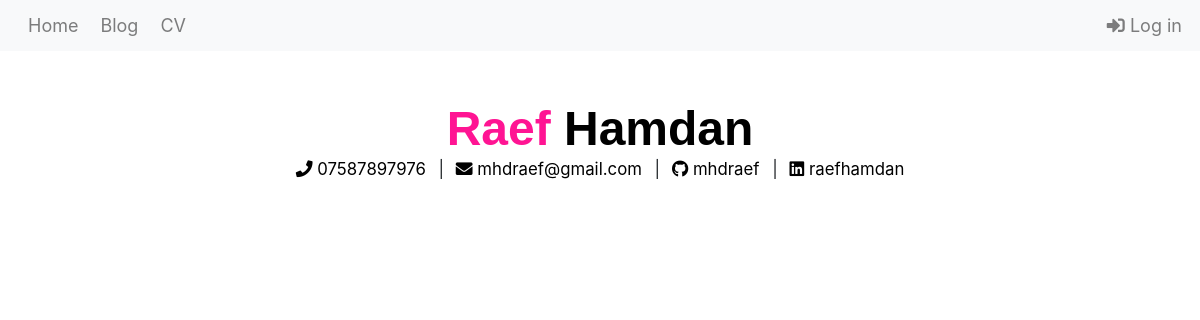
The app's page /cv, older data.
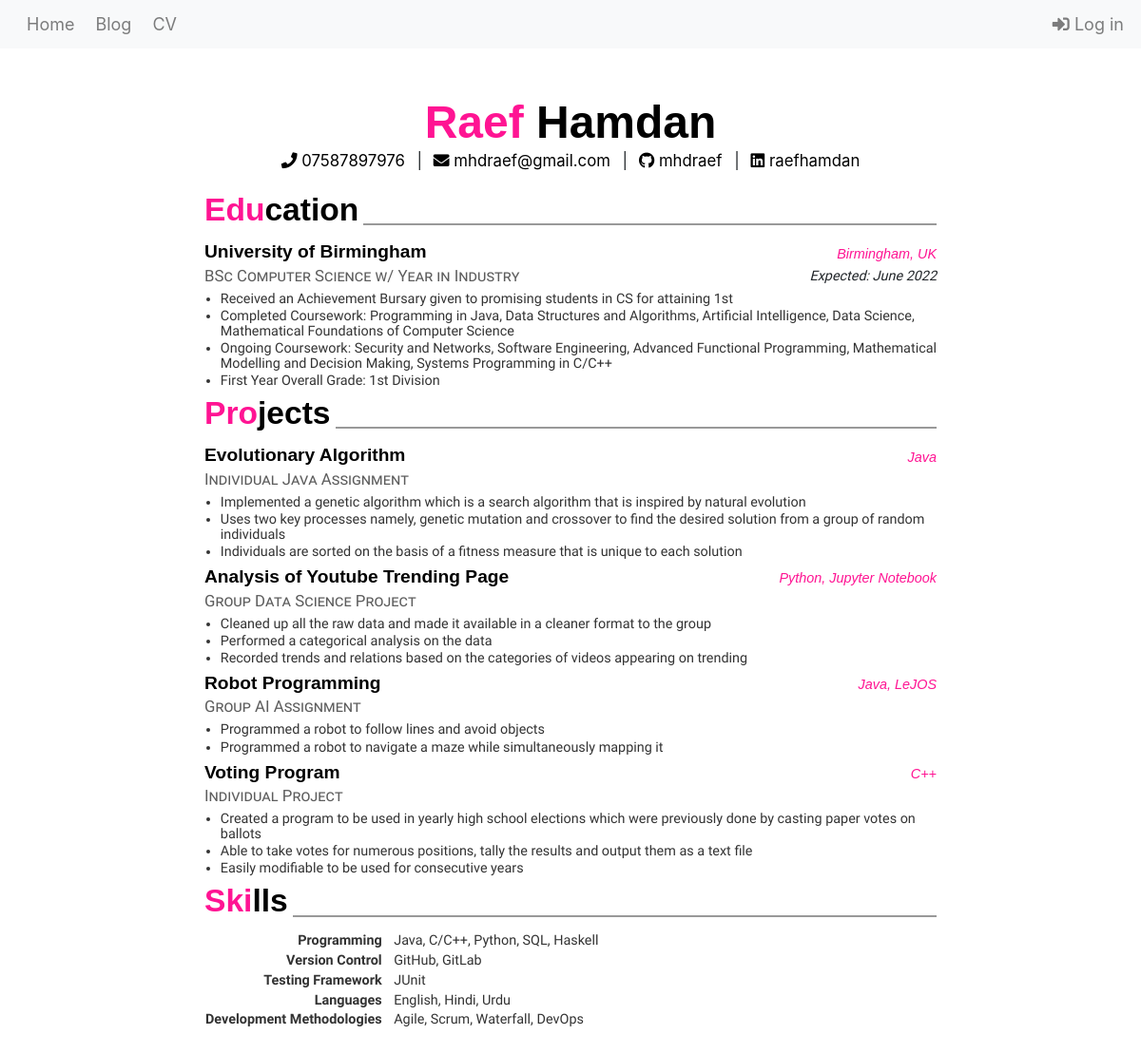
The same page, newer data.
### cv/models.py (models this page shows)
class Education(models.Model):
    university = models.CharField(max_length=200)
    course = models.CharField(max_length=200)
    location = models.CharField(max_length=200)
    graduation = models.CharField(max_length=200)
    description = models.TextField(blank=True)

class Project(models.Model):
    title = models.CharField(max_length=200)
    type = models.CharField(max_length=200)
    languages = models.CharField(max_length=200)
    repository = models.CharField(max_length=200,blank=True)
    description = models.TextField(blank=True)

class Skill(models.Model):
    topic = models.CharField(max_length=200)
    skill = models.TextField()

### cv/views.py (the view)
# urls.py: path('cv', views.cv, name='cv'),
def cv(request):
    education = Education.objects.all()
    project = Project.objects.all()
    experience = Experience.objects.all()
    certificate = Certificate.objects.all()
    skill = Skill.objects.all()
    return render(request, 'cv.html', {'education':education , 'project':project , 'experience':experience, 'certificate':certificate , 'skill':skill })

### cv/templates/cv.html (shortened to what this page needs)
<!DOCTYPE html>
<html>
  <head>
    {% load static %}
    <link rel="stylesheet" href="https://stackpath.bootstrapcdn.com/bootstrap/4.5.0/css/bootstrap.min.css">
    <link rel="stylesheet" href="https://use.fontawesome.com/releases/v5.13.0/css/all.css">
    <link rel="stylesheet" href="{% static 'css/homepage/reset.css' %}">
    <link rel="stylesheet" href="{% static 'css/blog.css' %}">
    <link rel="stylesheet" href="{% static 'css/cv.css' %}">
  </head>
<body>
  <nav class="navbar navbar-expand-lg fixed-top navbar-light bg-light">
      <div class="collapse navbar-collapse" id="myNavbar">
        <ul class="navbar-nav mr-auto">
          <li class="nav-item"><a class="nav-link" href="/">Home</a></li>
          <li class="nav-item"><a class="nav-link" href="/blog">Blog</a></li>
          <li class="nav-item"><a class="nav-link" href="/cv">CV</a></li>
        </ul>
        <ul class="navbar-nav navbar-right">
          {% if user.is_authenticated %}
          <li class="nav-item"><a class="nav-link" href="{% url 'logout' %}"><i class="fas fa-sign-out-alt"></i> Log out </a><li>
          {% else %}
          <li class="nav-item"><a class="nav-link" href="{% url 'login' %}"><i class="fas fa-sign-in-alt"></i> Log in</a></li>
          {% endif %}
        </ul>
      </div>
  </nav>
<div class="container col-md-8">
      <header class="about-me">
        <h1 class="name">Raef <span class="lastname">Hamdan</span></h1>
        <span class="about-me_social">
            <h6><a href="tel:07587897976"><i class="fa fa-phone"></i> 07587897976</a></h6>
            <h6><a href="mailto:mhdraef@gmail.com"><i class="fa fa-envelope"></i> mhdraef@gmail.com</a></h6>
            <h6><a href="https://github.com/mhdraef"><i class="fab fa-github"></i> mhdraef</a></h6>
            <h6><a href="https://linkedin.com/in/raefhamdan"><i class="fab fa-linkedin"></i> raefhamdan</a></h6>
        </span>
      </header>
      <section class="education">
        {% if education %}
          <div class="section__heading">
              <h1 class="title">Edu<span class="second">cation</span></h1>
              <span class="section__heading-underline"></span>
          </div>
          {% for edu in education %}
            <div class="section__item">
              <div>
                  <h4 class="education__institution section__subheading">{{ edu.university }}</h4>
                  <h4 class="section__location">{{edu.location}}</h4>
              </div>
              <div>
                  <h5 class="section__subsubheading">{{edu.course}}</h5>
                  <h5 class="section__date-range">{{edu.graduation}}</h5>
              </div>
              {% autoescape off %}
                {{edu.description}}
              {% endautoescape %}
            </div>
            {% endfor %}
       {% endif %}
      </section>
      <section class="project">
       {% if project %}
          <div class="section__heading">
              <h1 class="title">Pro<span class="second">jects</span></h1>
              <span class="section__heading-underline"></span>
          </div>
          {% for proj in project %}
            <div class="section__item">
              <div>
                  <h4 class="education__institution section__subheading">{{ proj.title }}</h4>
                  <h4 class="section__location">{{proj.languages}}</h4>
              </div>
              <div>
                  <h5 class="section__subsubheading">{{proj.type}}</h5>
                  </div>
              {% autoescape off %}
                {{proj.description}}
              {% endautoescape %}
            </div>
            {% endfor %}
        {% endif %}
      </section>
      <section class="skills">
       {% if skill %}
        <div class="section__heading">
            <h1 class="title">Ski<span class="second">lls</span></h1>
            <span class="section__heading-underline"></span>
        </div>
        <table>
          {% for ski in skill %}
          <tr>
            <td class="skills__heading">{{ski.topic}}</td>
            <td class="skills__list"> {{ski.skill}} </td>
          </tr>
          {% endfor %}
        </table>
      {% endif %}
      </section>
</div>
  </body>
</html>

### blog/static/css/blog.css (style rules this page uses)
h1, h2, h3, h4 { color: #000000; font-family: sans-serif; }

### cv/static/css/cv.css (style rules this page uses)
body { margin-top:100px; margin-bottom: 100px; }
.navbar-light .navbar-nav .nav-link { font-size: 18px; margin-left: 10px; }
.about-me { text-align: center; margin-bottom: 20px; }
.about-me .name { color: #FF1493; font-weight: bold; font-size: 4rem; }
.about-me .name .lastname { color:#000000; }
.title { color: #FF1493; font-weight: bold; font-size: 2em; }
.title .second { color:#000000; }
.about-me h6 { font-size: 1.4em; line-height: 1.4em; }
.about-me .about-me_social > h6 { display: inline; }
.about-me .about-me_social > h6 a { text-decoration: none; color: black; }
.about-me .about-me_social > h6:not(:last-child)::after { content: '|'; margin-left: 0.75em; margin-right: 0.5em; }
section { font-family: 'Source Sans Pro'; }
section .section__heading { color: #FF1493; font-weight: 700; font-size: 1.4rem; margin-bottom: 0.7em; display: flex; flex-direction: row; }
section .section__heading span.section__heading-underline { flex-grow: 1; border-bottom: 2px solid #999999; margin-bottom: 4px; margin-left: 0.3em; }
section .section__item { margin-bottom: 0.5rem; }
section .section__item > div { width: 100%; }
section .section__item > div:not(:first-child) { margin-top: 0.3rem; }
section .section__item > div > * { display: inline; }
section .section__item > div > *:last-child { float: right; }
section .section__item > div .section__subheading { font-weight: 600; font-size: 1.6rem; }
section .section__item > div .section__location { color: #FF1493; font-size: 1.2rem; font-style: italic; padding-top: 5.5px; }
section .section__item > div .section__subsubheading { font-size: 1.4rem; font-weight: 500; font-variant: small-caps; color: #5D5D5D; }
section .section__item > div .section__date-range { font-size: 1.2rem; font-weight: 500; font-style: italic; padding-top: 2px; }
section ul { list-style-type:disc; margin-left: 1.4rem; margin-top: 0.5rem; font-size: 0.9rem; line-height: 1.1em; }
section ul li { font-size: 1.2rem; }
section ul li:not(:last-child) { margin-bottom: 0.2rem; }
section ul, section table { font-size: 1.2rem; color: #333333; }
.skills table tr td:first-child { text-align: right; font-weight: bold; font-size: 1.2rem; padding-right: 0.8em; }
.skills table tr { line-height: 1.3em; }

Row changes from the older to the newer data that the page shows:
added Education: university "University of Birmingham", location "Birmingham, UK", course "BSc Computer Science w/ Year in Industry", graduation "Expected: June 2022", description "Received an Achievement Bursary given to promising students in CS for attaining 1st Completed Coursework: Programming in Java, Data Structures and Algorithms, Artificial Intelligence, Data Science, Mathematical Foundations of Computer Science Ongoing Coursework: Security and Networks, Software Engineering, Advanced Functional Programming, Mathematical Modelling and Decision Making, Systems Programming in C/C++ First Year Overall Grade: 1st Division"
added Project: title "Evolutionary Algorithm", languages "Java", type "Individual Java Assignment", description "Implemented a genetic algorithm which is a search algorithm that is inspired by natural evolution Uses two key processes namely, genetic mutation and crossover to find the desired solution from a group of random individuals Individuals are sorted on the basis of a fitness measure that is unique to each solution"
added Project: title "Analysis of Youtube Trending Page", languages "Python, Jupyter Notebook", type "Group Data Science Project", description "Cleaned up all the raw data and made it available in a cleaner format to the group Performed a categorical analysis on the data Recorded trends and relations based on the categories of videos appearing on trending"
added Project: title "Robot Programming", languages "Java, LeJOS", type "Group AI Assignment", description "Programmed a robot to follow lines and avoid objects Programmed a robot to navigate a maze while simultaneously mapping it"
added Project: title "Voting Program", languages "C++", type "Individual Project", description "Created a program to be used in yearly high school elections which were previously done by casting paper votes on ballots Able to take votes for numerous positions, tally the results and output them as a text file Easily modifiable to be used for consecutive years"
added Skill: topic "Programming", skill "Java, C/C++, Python, SQL, Haskell"
added Skill: topic "Version Control", skill "GitHub, GitLab"
added Skill: topic "Testing Framework", skill "JUnit"
added Skill: topic "Languages", skill "English, Hindi, Urdu"
added Skill: topic "Development Methodologies", skill "Agile, Scrum, Waterfall, DevOps"
Text that changed along with them:
text now shown: "Edu cation Pro jects Ski lls"
